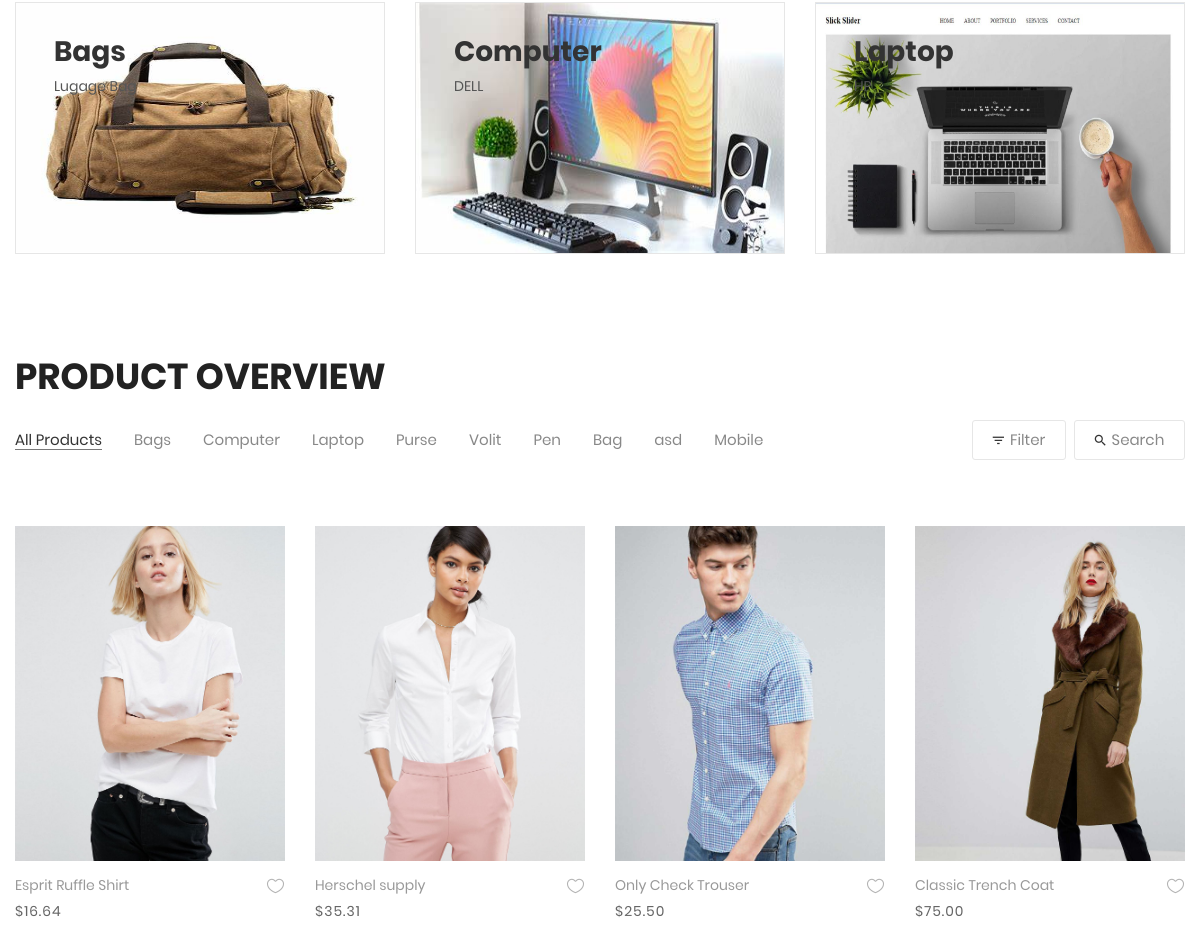
Before: / (middle part) with the older database file.
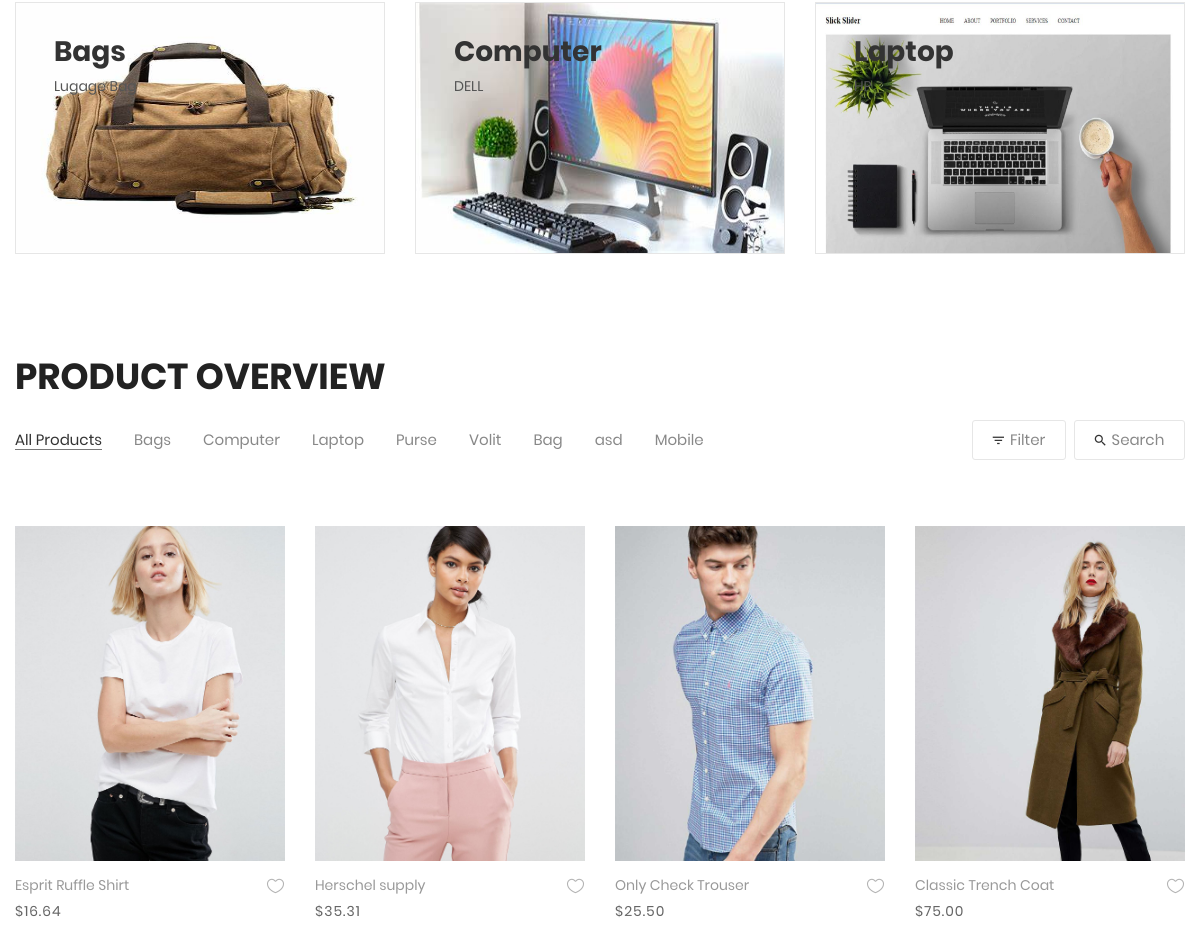
After: the same page with the newer database file.
### tables this page shows
CREATE TABLE `categories` (
  `id` int(11) NOT NULL,
  `Name` varchar(200) DEFAULT NULL,
  `Description` varchar(500) NOT NULL,
  `image` varchar(300) NOT NULL
);

### index.php (the view, shortened to what the changed rows need)
<?php
include('query.php');
include('header.php');
?>
	<div class="sec-banner bg0 p-t-80 p-b-50">
		<div class="container">
			<div class="row">
				<?php
				$query = $pdo->query("select * from categories limit 3");
				$allCat = $query->fetchAll(PDO::FETCH_ASSOC);
				foreach($allCat as $cat){
				?>
				<div class="col-md-6 col-xl-4 p-b-30 m-lr-auto">
					<div class="block1 wrap-pic-w">
						<img height="250px" src="AdminPanel/img/<?php echo $cat['image'] ?>" alt="IMG-BANNER">
						<a href="product.html" class="block1-txt ab-t-l s-full flex-col-l-sb p-lr-38 p-tb-34 trans-03 respon3">
							<div class="block1-txt-child1 flex-col-l">
								<span class="block1-name ltext-102 trans-04 p-b-8">
								<?php echo $cat['Name'] ?>
								</span>
								<span class="block1-info stext-102 trans-04">
									<?php echo $cat['Description']?>
								</span>
							</div>
						</a>
					</div>
				</div>
				<?php
				}
				?>
			</div>
		</div>
	</div>
	<section class="bg0 p-t-23 p-b-140">
		<div class="container">
			<div class="flex-w flex-sb-m p-b-52">
				<div class="flex-w flex-l-m filter-tope-group m-tb-10">
				<button class="stext-106 cl6 hov1 bor3 trans-04 m-r-32 m-tb-5 how-active1" data-filter="*">
						All Products
					</button>
					<?php
					$query= $pdo->query("select * from categories");
					$allCat = $query->fetchAll(PDO::FETCH_ASSOC);
					foreach($allCat as $cat){
					?>
					<button class="stext-106 cl6 hov1 bor3 trans-04 m-r-32 m-tb-5" data-filter=".women">
						<?php echo $cat['Name'] ?>
					</button>
					<?php
					}
					?>
				</div>
			</div>
		</div>
	</section>
<?php
include('footer.php');
?>

Changed rows visible on the page:
removed categories: Name "Pen", shown under "PRODUCT OVERVIEW"
